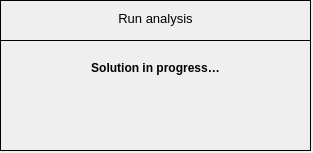
<?xml version="1.0" encoding="UTF-8"?>
<ui version="4.0">
 <class>Dialog</class>
 <widget class="QDialog" name="Dialog">
  <property name="windowModality">
   <enum>Qt::NonModal</enum>
  </property>
  <property name="geometry">
   <rect>
    <x>0</x>
    <y>0</y>
    <width>313</width>
    <height>153</height>
   </rect>
  </property>
  <property name="sizePolicy">
   <sizepolicy hsizetype="Fixed" vsizetype="Fixed">
    <horstretch>0</horstretch>
    <verstretch>0</verstretch>
   </sizepolicy>
  </property>
  <property name="contextMenuPolicy">
   <enum>Qt::DefaultContextMenu</enum>
  </property>
  <property name="windowTitle">
   <string>Run analysis</string>
  </property>
  <property name="windowIcon">
   <iconset>
    <normaloff>../../../../../../Downloads/load - Copia.png</normaloff>../../../../../../Downloads/load - Copia.png</iconset>
  </property>
  <property name="whatsThis">
   <string/>
  </property>
  <widget class="QWidget" name="widget" native="true">
   <property name="geometry">
    <rect>
     <x>0</x>
     <y>0</y>
     <width>311</width>
     <height>151</height>
    </rect>
   </property>
   <property name="font">
    <font>
     <kerning>true</kerning>
    </font>
   </property>
   <widget class="QFrame" name="frame">
    <property name="geometry">
     <rect>
      <x>0</x>
      <y>0</y>
      <width>311</width>
      <height>41</height>
     </rect>
    </property>
    <property name="frameShape">
     <enum>QFrame::Box</enum>
    </property>
    <property name="frameShadow">
     <enum>QFrame::Plain</enum>
    </property>
    <property name="lineWidth">
     <number>1</number>
    </property>
    <widget class="QLabel" name="label">
     <property name="geometry">
      <rect>
       <x>10</x>
       <y>10</y>
       <width>291</width>
       <height>16</height>
      </rect>
     </property>
     <property name="font">
      <font>
       <pointsize>10</pointsize>
       <italic>false</italic>
      </font>
     </property>
     <property name="text">
      <string>Run analysis</string>
     </property>
     <property name="textFormat">
      <enum>Qt::AutoText</enum>
     </property>
     <property name="alignment">
      <set>Qt::AlignCenter</set>
     </property>
    </widget>
   </widget>
   <widget class="QFrame" name="frame_2">
    <property name="geometry">
     <rect>
      <x>0</x>
      <y>40</y>
      <width>311</width>
      <height>111</height>
     </rect>
    </property>
    <property name="frameShape">
     <enum>QFrame::Box</enum>
    </property>
    <property name="frameShadow">
     <enum>QFrame::Plain</enum>
    </property>
    <widget class="QLabel" name="label_title">
     <property name="geometry">
      <rect>
       <x>20</x>
       <y>20</y>
       <width>271</width>
       <height>16</height>
      </rect>
     </property>
     <property name="font">
      <font>
       <weight>75</weight>
       <bold>true</bold>
      </font>
     </property>
     <property name="text">
      <string>Solution in progress…</string>
     </property>
     <property name="alignment">
      <set>Qt::AlignCenter</set>
     </property>
    </widget>
   </widget>
  </widget>
 </widget>
 <resources/>
 <connections/>
</ui>
